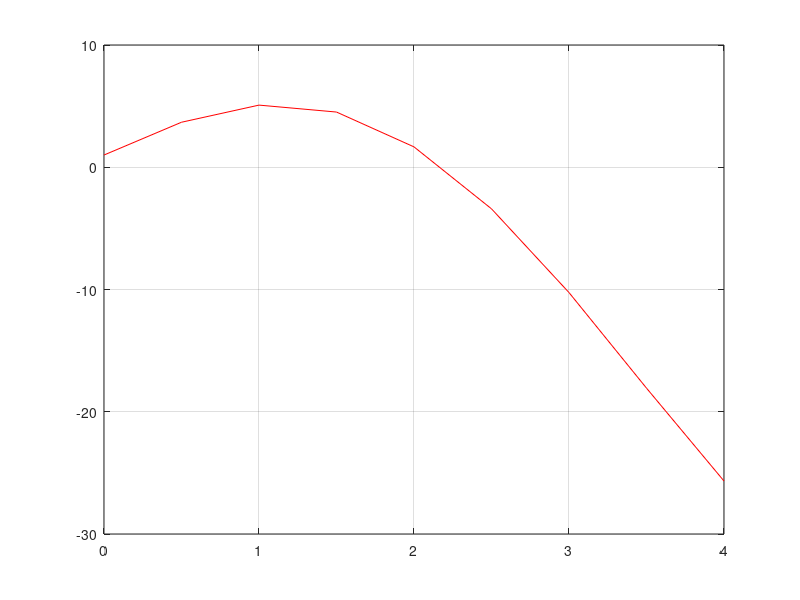

The MATLAB script that drew this image: (Note: this script raises an error after producing the figure.)
dydx = @(x) (x^3 - 5 * x^2 - x + 6);
xrange = [0 4];
yinit = 1;
h = 0.5;

x = 0 : 0.5 : 4;
p = length(x);
y = zeros(p);
analytical = @(x) ( (1/4) * (x.^4) - (5/3) * (x.^3) - (1/2) * (x.^2) + 6 * x + 1 );

y = analytical(x);

plot(x,y,'r');

grid on;
hold on;


[x y] = Euler_1505082(dydx,xrange,yinit,h);

plot(x,y,'b');

[x y] = Heun_1505082(dydx,xrange,yinit,h);

plot(x,y,'g');

[x y] = Midpoint_1505082(dydx,xrange,yinit,h);

plot(x,y,'m');

[x y] = Ralston_1505082(dydx,xrange,yinit,h);

plot(x,y,'k');